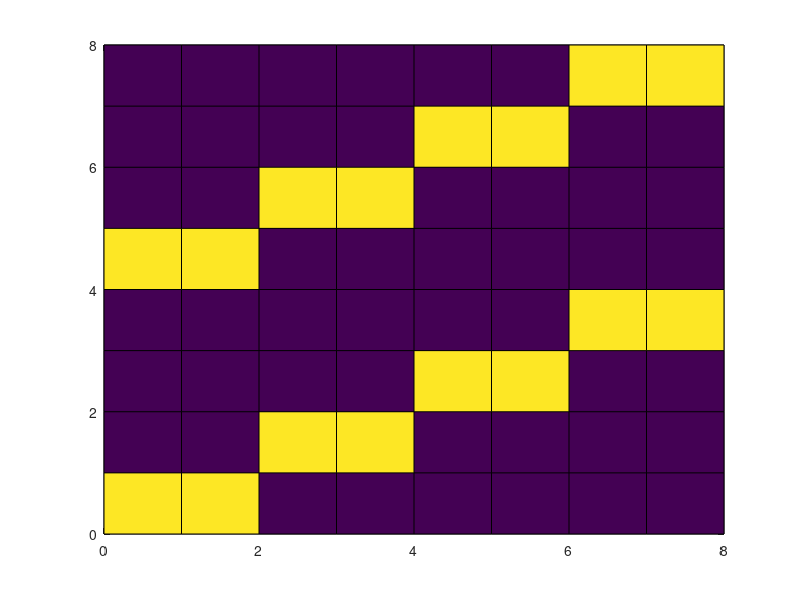

The MATLAB source for this figure: (Note: this script raises an error after producing the figure.)
clear;
clc;
rng(1992)
%Entering values:

%Variable values (info. up to 23-07-26 (inclusive)):
p_beat= .5;
steps = 1000000; %Beats to simulate
capacity = 3; %Of simultaneous bay-service
beat = 10; %Unit of measurement minutes; 1 beat equals to X minutes
service_beats = 3;
date = "03-08-2026";

% Arrival representations
yes_arrival = [0 0 1];
%b737_arrival = [0 0 1];
no_arrival = [0 0 0];

%Fixed values, does not change:
hours_per_day = 24;
mins_per_hour = 60;

    %should i need "effective days of service"??

%Calculating from above:
p_beat_arrival = p_beat;
p_beat_non_arrival = 1 - (p_beat_arrival);
beats_per_day = (hours_per_day * mins_per_hour) / beat;
%---------------------------P1---------------------------------------------
fprintf("Last time info. updated: %s, where p_beat_: %.4f, and p_non_arrival= %.4f\n", date, p_beat, p_beat_non_arrival)

%Generating all possible states:
h = 3;
b = 3;
valid_states = [];
for p1 = 0:b
    for p2 = 0:b
        for p3 = 0:b
            candidate_state = [p1 p2 p3];
                if sum(candidate_state) <= capacity
                    valid_states(end+1, :) = candidate_state;
                end
            end
     end
end
n_states_raw = size(valid_states, 1);

fprintf("Number of possible states: %d\n", n_states_raw);
fprintf("Possible states generated OK.-\n")


%Trimming to reachable states (J(0:3,3)):
possible_states = valid_states; %56 raw states
reachable_states = zeros(1, h); %Starting from 'empty state'
state_to_check = 1;

while state_to_check <= size(reachable_states, 1)
    current_state = reachable_states(state_to_check, :);
    shifted_state = [current_state(2:end), 0]; %Shifting state
    possible_next_states = shifted_state; %no arrival
    candidate_state = shifted_state; %e190 arrival
    candidate_state(service_beats) = candidate_state(service_beats) + 1;

    if sum(candidate_state) <= capacity
        possible_next_states(end+1, :) = candidate_state;
    end
   
    for next = 1:size(possible_next_states, 1) %possible next states
        candidate_state = possible_next_states(next, :);
        is_possible = ismember(candidate_state, possible_states, "rows");
        reached_OK = ismember(candidate_state, reachable_states, "rows");
        if is_possible && ~reached_OK
            reachable_states(end+1, :) = candidate_state;
        end
    end
    state_to_check = state_to_check + 1; %move to the next state
end

valid_states = reachable_states;
n_states = size(valid_states, 1);

discarded_states = n_states_raw - n_states;

fprintf("Number of reachable states: %d. Hence, %d states were discarded.\n", n_states, discarded_states);

fprintf("Reachable states are:\n");
disp(valid_states);

fprintf("\n--------------------------P1 RUN OK--------------------------\n")
%---------------------------P2---------------------------------------------

P_trans_matrix = zeros(n_states, n_states);

%Initialising rejection vectors:
reject_arrival = zeros(n_states, 1);

for current_state_number = 1:n_states
    current_state = valid_states(current_state_number, :);
    shifted_state = [current_state(2:end), 0]; %Shift, then append 0

%---Event 1: No arrival
    next_state = shifted_state;
    next_state_number = find(all(valid_states == next_state, 2)); %Finding state
    if isempty(next_state_number)
        fprintf("'No arrival' state was not found:\n")
        disp(next_state)
    end

    P_trans_matrix(current_state_number, next_state_number) = (P_trans_matrix(current_state_number, next_state_number) + p_beat_non_arrival); %Adding "p_non_arrival" to Trans. matrix "P"

%---Event 2: an arrival?
    candidate_state = shifted_state;
    candidate_state(service_beats) = candidate_state(service_beats) + 1;
    if sum(candidate_state) <= capacity
        next_state = candidate_state; %Accepted
    else
        next_state = shifted_state; %Rejected
        reject_arrival(current_state_number) = p_beat;
    end
    next_state_number = find(all(valid_states == next_state, 2)); %Finding state
    if isempty(next_state_number)
        fprintf("Following 'e190' state was not found:\n")
        disp(next_state)
    end
    P_trans_matrix(current_state_number, next_state_number) = (P_trans_matrix (current_state_number, next_state_number) + p_beat); %Adding "p_beat_e190" to Trans. matrix "P"
end

fprintf("Transition matrix (P), with arrival probs. = Markov matrix generated OK.-\n")
%disp(P_trans_matrix)

fprintf("Row sums (should all be 1, otherwise check that row's probs):\n")
disp(sum(P_trans_matrix, 2).')


%Heatmap plot in white and red:
red_map = [ones(256,1), linspace(1,0,256)', linspace(1,0,256)'];
P_plot = [P_trans_matrix, nan(n_states,1);nan(1,n_states + 1)];
figure;
matrix_plot = pcolor(0:n_states, 0:n_states, P_plot);
matrix_plot.EdgeColor = [0.75 0.75 0.75];
matrix_plot.LineWidth = 0.3;
colormap(red_map);
clim([0 max(P_trans_matrix(:))]);
ax = gca;
ax.XAxisLocation = "top";
ax.YDir = "reverse";
ax.FontSize = 12;
ax.XTick = 0.5:1:n_states;
ax.YTick = 0.5:1:n_states;
state_labels = join(string(valid_states), " ", 2);
ax.XTickLabel = state_labels;
ax.YTickLabel = state_labels;
axis tight;
axis square;
xlabel("Following state", "FontSize", 14);
ylabel("Current state","FontSize", 14);
title("Transition probability matrix 'P' for J(0:3,3)","FontSize", 20);
c = colorbar;
c.FontSize = 14;
c.Label.String = "Transition probability";
xtickangle(ax,0);
ytickangle(ax,0);
ax.XTickLabelRotationMode = "manual";
fprintf("\n--------------------------P2 RUN OK--------------------------\n")
%---------------------------P3---------------------------------------------

%Step 3 - Checking whether a distribution (vector v) is stationary for P (transition matrix):
    [eig_vector, eig_value] = eig (P_trans_matrix');
    eigenvalues = diag(eig_value); %extracting eigenvalue
    fprintf("Eigenvalues:\n")
    disp(diag(eig_value'))
    tolerance = 0.00001;
    column_eig = find(abs(eigenvalues - 1) < tolerance); %Automatically choosing the column with the value closer to 1
    fprintf("Number of eigenvalues equal to 1: %d\n", length(column_eig))
    if length(column_eig) ~= 1
        fprintf("There is %d egenvalues equal to 1!", length(column_eig))
    end
    fprintf("Selected eigenvector column: %d\n", column_eig)
    v = eig_vector(:, column_eig); % extracting eigenvector
    v = v / sum(v); %Normalising the eigenvector (so the probs add to 1)
    fprintf("Double checking (v * P = v)") %Double checking selection is correct
    v_step = v' * P_trans_matrix;
    diff_v = norm(v_step - v'); % Difference between v and v*P (should be close to zero)
    fprintf("    Difference (should be close to 0): %.10f\n", diff_v)
    fprintf("    Used tolerance: %.4d\n", tolerance);
    if diff_v < tolerance
        fprintf("    -> v IS the stationary distribution\n")
    else
        fprintf("    -> v is NOT the stationary distribution, please check it again\n")
    end

    fprintf("Theoretical stationary distribution:\n")
    disp(v')
    

    number_eigenvalues = length(eigenvalues);
    eigenvalue_modulo = abs(eigenvalues);
    figure;
    eigenvalue_bars = bar(1:number_eigenvalues, eigenvalue_modulo);
    xlabel("Eigenvector column", "FontSize", 14);
    ylabel("Absolute eigenvalue (|\lambda|)", "FontSize", 14);
    title("J(0:3,3) - Absolute values of the transition matrix eigenvalues", "FontSize", 16);
    xticks(1:number_eigenvalues);
    ylim([0, 1]);

fprintf("\n--------------------------P3 RUN OK--------------------------\n")
%---------------------------P4---------------------------------------------
%Iteration to check convergence to the stationary distribution:
%Starting from a single state, randomly jumping to neighbours
% Recording visit frequency to approximate stationary distribution


%Plus, Im going to plot to visually represent the distribution convergence,
%the distance will be measured using residual sum of squares (RSS), which
%shows how far the current position (or current distribution) is from the
%theoretical stationary ditribution (v).
%Intuitively the smaller RSS, the closer to v.

fprintf("For h=3; capacity=3:\n")
%---------------------Starting point: p0(1)--------------------------------
fprintf("\n________________________SIMULATION 1________________________\n")
fprintf("Starting from State (p0(1)):\n") 
curr_state = find(all(valid_states == [0 0 0], 2), 1); %Starting from [0 0 0]
visit_count = zeros (1, n_states);%To store state visits at each step
rss_time_state1 = zeros (steps, 1); %To store RSS at each step
state_history1 = zeros(steps,1); %To store States at each step
simulation_counter1 = 0; %Seated e190
rejected_counter1 = 0; %Rejected 737
fprintf("    Set starting state:")
disp(curr_state)
fprintf("    Visit counts set to 0.-")

for time = 1:steps
    prev_state = curr_state;
    current_vec = valid_states(prev_state, :);
    shifted_vec = [current_vec(2:end), 0]; %Depart + shift
    r = rand;
    if r < p_beat_non_arrival %Event 1: No arrival
        next_vec = shifted_vec;
    elseif r < p_beat_non_arrival + p_beat% Event 2: arrival
        candidate_vec = shifted_vec;
        candidate_vec(service_beats) = candidate_vec(service_beats) + 1;
        if sum(candidate_vec) <= capacity
            next_vec = candidate_vec; %Seated
            simulation_counter1 = simulation_counter1 + 1;
        else
            next_vec = shifted_vec; %Rejected
            rejected_counter1 = rejected_counter1 + 1;
        end
    end
    
    curr_state = find(all(valid_states == next_vec, 2), 1);
    state_history1(time) = curr_state;
    visit_count(curr_state) = visit_count(curr_state) +1;
    observed_distr = visit_count/time;
    rss_time_state1(time) = sum ((observed_distr - v').^2);
end

sim_seated_total1 = simulation_counter1;
sim_rejected_total1 = rejected_counter1;
sim_arrivals_total1 = sim_seated_total1 + sim_rejected_total1;
sim_rejection_rate1 = (rejected_counter1/(simulation_counter1+rejected_counter1))*100;
sim_rejection_rate_total1 = (sim_rejected_total1/sim_arrivals_total1)*100;
sim_arrivals1 = simulation_counter1+ rejected_counter1;

sim_arr_beat1  = sim_arrivals1/steps;
sim_serv_beat1= simulation_counter1/steps;
sim_rej_beat1 = rejected_counter1/steps;


fprintf("\n\nRESULTS - From State 1 [0 0 0] (empty):\n")

fprintf("After %d beats:\n", steps)
fprintf(" -e190:\n")
fprintf("    Arrivals: %d\n", sim_arrivals1)
fprintf("    Effectively seated: %d\n", simulation_counter1)
fprintf("    Rejected: %d\n", rejected_counter1)


fprintf("\nPer beat:\n")
fprintf(" \n    Arrivals %.4f\n    Effectively seated %.4f\n    Rejected: %.4f\n", sim_arr_beat1, sim_serv_beat1, sim_rej_beat1)


fprintf("\n    Rejection rate total: %.4f%%\n", sim_rejection_rate_total1)
fprintf("    Rejection rate e190: %.4f%%\n", sim_rejection_rate1)

%---------------------Starting point: p0(8)--------------------------------
fprintf("\n")
fprintf("\n________________________SIMULATION 2________________________\n")
%	State 8	->	[1 1 1] 

curr_state = find(all(valid_states == [1 1 1], 2), 1); %Starting from [1 1 1]
fprintf("Starting from State (p0(%d)):\n", curr_state)
visit_count = zeros (1, n_states); %To count states at each visit
rss_time_state2 = zeros (steps, 1); %To store RSS at each step
state_history2 = zeros(steps,1); %To store States at each step
simulation_counter2 = 0; %Seated
rejected_counter2 = 0; %Rejected

fprintf("    Set starting state:")
disp(curr_state)
fprintf("    Visit counts set to 0.-")

for time = 1:steps
prev_state = curr_state;
    current_vec = valid_states(prev_state, :);
    shifted_vec = [current_vec(2:end), 0];   %Depart + shift
    r = rand;
    if r < p_beat_non_arrival %Event 1: No arrival
        next_vec = shifted_vec;
    elseif r < p_beat_non_arrival + p_beat%Event 2:arrival
        candidate_vec = shifted_vec;
        candidate_vec(service_beats) = candidate_vec(service_beats) + 1;
        if sum(candidate_vec) <= capacity
            next_vec = candidate_vec; %Seated
            simulation_counter2 = simulation_counter2 + 1;
        else
            next_vec = shifted_vec; %Rejected
            rejected_counter2 = rejected_counter2 + 1;
        end
    end
 
    curr_state = find(all(valid_states == next_vec, 2), 1);
    state_history2(time) = curr_state;
    visit_count(curr_state) = visit_count(curr_state) + 1;
    observed_distr = visit_count/time;
    rss_time_state2(time) = sum((observed_distr - v').^2);
end

sim_seated_total2 = simulation_counter2;
sim_rejected_total2 = rejected_counter2;
sim_arrivals_total2 = sim_seated_total2 + sim_rejected_total2;
sim_rejection_rate2 = (rejected_counter2/(simulation_counter2+rejected_counter2))*100;
sim_rejection_rate_total2 = (sim_rejected_total2/sim_arrivals_total2)*100;
sim_arrivals2 = simulation_counter2 + rejected_counter2;

sim_arr_beat2 = sim_arrivals2/steps;
sim_serv_beat2 = simulation_counter2/steps;
sim_rej_beat2 = rejected_counter2/steps;

sim_arr_beat2_total  = sim_arrivals_total2/steps;
sim_serv_beat2_total = sim_seated_total2/steps;
sim_rej_beat2_total  = sim_rejected_total2/steps;

fprintf("\n\nRESULTS - From State 8 [1 1 1] (full):\n")

fprintf("After %d beats:\n", steps)
fprintf(" :\n")
fprintf("    Arrivals: %d\n", sim_arrivals2)
fprintf("    Effectively seated: %d\n", simulation_counter2)
fprintf("    Rejected: %d\n", rejected_counter2)

fprintf(" -Total:\n")
fprintf("    Arrivals: %d\n", sim_arrivals_total2)
fprintf("    Serviced: %d\n", sim_seated_total2)
fprintf("    Rejected: %d\n", sim_rejected_total2)


fprintf("\nPer beat:\n")
fprintf(" \n    Arrivals %.4f\n    Effectively seated %.4f\n    Rejected: %.4f\n", sim_arr_beat2, sim_serv_beat2, sim_rej_beat2)
fprintf(" -Total:\n    Arrivals %.4f\n    Effectively seated %.4f\n    Rejected: %.4f\n", sim_arr_beat2_total, sim_serv_beat2_total, sim_rej_beat2_total)


fprintf("\n    Rejection rate total: %.4f%%\n", sim_rejection_rate_total2)
fprintf("    Rejection rate: %.4f%%\n", sim_rejection_rate2)

fprintf("\n___________RSS DIFF. VALUES FOR MY REPORT___________\n")
checkpoints = [10, 1000, 100000, steps];
fprintf("Step\t\tEmpty start\t\tFull start\n");
for checkpoint = 1:length(checkpoints)
    fprintf("%d\t\t%.6e\t\t%.6e\n", checkpoints(checkpoint), rss_time_state1(checkpoints(checkpoint)), rss_time_state2(checkpoints(checkpoint)));
end



%------------Warm up time together in log: p0(1) & p0(39)------------------

figure;
loglog(1:steps, rss_time_state1, 'LineWidth', 1.2); % empty start
hold on;
loglog(1:steps, rss_time_state2, 'LineWidth', 1.2); % full start
hold off;
xlabel("Number of steps - log scale", "FontSize", 14);
ylabel("Residual Sum of Squares (RSS) - log scale", "FontSize", 14);
title("J(0:3,3) - Warm up time comparison: empty vs. full start", "FontSize", 16);
legend("Started empty [0 0 0]", "Started full [1 1 1]", "Location", "northeast", "FontSize", 12);

%-----------------Both together - visit freq: p0(1) & p0(8)---------------

freq_from_empty = zeros(n_states, 1); %starting from [0 0 0]
freq_from_full = zeros(n_states, 1); %starting from [1 1 1]

%Normalising:
for state = 1:n_states
    freq_from_empty(state) = sum(state_history1 == state) / steps;
    freq_from_full(state)  = sum(state_history2 == state) / steps;
end

state_labels = join(string(valid_states), "", 2);
comparison_values = [v, freq_from_empty, freq_from_full];

[ranked_v, ranked_order] = sort(v, "descend");
ranked_state_labels = state_labels(ranked_order);
ranked_freq_empty = freq_from_empty(ranked_order);
ranked_freq_full = freq_from_full(ranked_order);
ranked_comparison_values = [ranked_v, ranked_freq_empty, ranked_freq_full];
cumulative_v = cumsum(ranked_v) * 100;
cumulative_empty = cumsum(ranked_freq_empty) * 100;
cumulative_full = cumsum(ranked_freq_full) * 100;

%Ranking all states
figure;
bar(ranked_comparison_values);
xticks(1:n_states);
xticklabels(ranked_state_labels);
xtickangle(90);
xlabel("States ranked by theoretical probability", "FontSize", 14);
ylabel("Long-run probability", "FontSize", 14);
title("J(0:3,3) - Theoretical vs. simulated frequencies ", "FontSize", 16);
legend("Theory (v)", "Simulated - started empty [0 0 0]", "Simulated - started full [1 1 1]", "Location", "northeast", "FontSize", 12);

%Ranked values:
state_labels = join(string(valid_states), "", 2);
fprintf("\nRANKING OF STATES\n")
fprintf("Rank   State   Theory   Empty start    Full start    Cum. theory     Cum. empty     Cum. full     \n")

for rank_number = 1:min(10, n_states)
    fprintf("%d\t%s\t%.4f\t\t%.4f\t\t%.4f\t\t%.4f\t\t%.4f\t\t%.4f\n", ...
        rank_number, char(ranked_state_labels(rank_number)), ranked_v(rank_number) * 100,...
        ranked_freq_empty(rank_number) * 100, ranked_freq_full(rank_number) * 100, ...
        cumulative_v(rank_number), cumulative_empty(rank_number), ...
        cumulative_full(rank_number));
end

fprintf("\n--------------------------P4 RUN OK--------------------------\n")


%---------------------------P5---------------------------------------------
%========== (1) Theoretical occupancy =========================
%Checking theoretical long-term bay occupancy to answer: "how full will the system be?":
p_empty = 0; %starting counter of 0 bays busy
p_busy_bay_1 = 0; %starting counter of 1 bay busy
p_busy_bay_2 = 0; %starting counter of 2 bays busy
p_full = 0; %starting counter of 3 bays busy

for state = 1:n_states
    occupancy_now = sum(valid_states(state, :));
    if occupancy_now == 0
        p_empty = p_empty + v(state);
    elseif occupancy_now == 1
        p_busy_bay_1 = p_busy_bay_1 + v(state);
    elseif occupancy_now == 2
        p_busy_bay_2 = p_busy_bay_2 + v(state);
    elseif occupancy_now == 3
        p_full = p_full + v(state);
    end
end

double_check_prob = p_empty + p_busy_bay_1 + p_busy_bay_2 + p_full;

fprintf("Theoretical long-run occupancy shares (from v):\n")
fprintf("   P(all bays empty)  = %.4f\n", p_empty)
fprintf("   P(1 bay busy)     = %.4f\n", p_busy_bay_1)
fprintf("   P(2 bays busy)    = %.4f\n", p_busy_bay_2)
fprintf("   P(full)   = %.4f\n", p_full)
fprintf("   Check (should sum to 1): %.4f\n", double_check_prob)

mean_busy_bays = 0*p_empty + 1*p_busy_bay_1 + 2*p_busy_bay_2 + 3*p_full;
utilisation = mean_busy_bays / capacity;
fprintf("   Mean number of busy bays = %.4f of %d\n", mean_busy_bays, capacity)
fprintf("   Long-run utilisation = %.2f%%\n", utilisation * 100)

%========== (2) Theoretical serviced and rejected =========================
%Counting planes that are being, theoretically in the long term, served and rejected:

served_per_beat = 0; %starting counter from 0
rejected_per_beat = 0; %starting counter from 0

for state = 1:n_states
    shifted_state = [valid_states(state, 2:end), 0];
    candidate_state = shifted_state;
    candidate_state(service_beats) = candidate_state(service_beats) + 1;
    if sum(candidate_state) <= capacity
        served_per_beat = served_per_beat + v(state) * p_beat;
    else
        rejected_per_beat = rejected_per_beat + v(state) * p_beat;
    end
end

%Per beat:
%---Both:
served_total_per_beat   = served_per_beat;
rejected_total_per_beat = rejected_per_beat;

%Per day counters:
%---e190:
serviced_per_day = served_per_beat * beats_per_day;
rejected_per_day = rejected_per_beat * beats_per_day;
arrival_per_day = p_beat* beats_per_day;

fprintf("\nThe expected parameters in the theoretical long run p/plane-p/beat are as follows:\n")
fprintf("Note: arrival rates were estimated from ADL Airport data using Python.\n")
fprintf("Aircraft\tArrivals\tRejected\tServiced\n")
fprintf(" \t\t%.4f\t\t%.4f\t\t%.4f\n", p_beat, rejected_per_beat, served_per_beat);
fprintf("Total\t\t%.4f\t\t%.4f\t\t%.4f\n", p_beat_arrival, rejected_total_per_beat, served_total_per_beat);


fprintf("\n\nThe expected parameters in the theoretical long run p/plane-p/day are as follows:\n")
fprintf("Aircraft\tArrivals\tRejected\tServiced\n")

fprintf("E190\t\t%.4f\t\t%.4f\t\t%.4f\n", arrival_per_day, rejected_per_day, serviced_per_day);

fprintf("\n--------------------------P5 RUN OK--------------------------\n")


%---------------------------P6--------------------------------------------
%========== (1) Occupancy: theory vs, simulated =========================
%Theory (p_empty..p_full) from P6. Simulated summed from freq_from_empty.
sim_occ = zeros(4, 1); %positions = 0,1,2,3 bays busy
for state = 1:n_states
    occupancy_now = sum(valid_states(state,:));
    sim_occ(occupancy_now + 1) = sim_occ(occupancy_now + 1) + freq_from_empty(state);
end
theo_occ = [p_empty; p_busy_bay_1; p_busy_bay_2; p_full];

figure;
bar(0:3,[theo_occ, sim_occ]); %two bars per occupancy level
xlabel("Number of busy bays", "FontSize", 14);
ylabel("Long-term probability", "FontSize", 14);
title("J(0:3,3) - System occupancy levels: theory (v) vs. simulated (started empty)", "FontSize", 16);
legend("Theory (v)", "Simulated - started empty [0 0 0]", "FontSize", 12);

%Puede ser un dato por tabla

fprintf("Plot generated OK.-\n--------------------------P6 RUN OK--------------------------\n")

%---------------------------P7--------------------------------------------
%Sensitivity: how does rejection rate change if arrivals increasing?

next_N = zeros(n_states, 1);%after "no arrival"
next_S = zeros(n_states, 1);%after an arrival
for state = 1:n_states
    current_vec = valid_states(state, :);
    shifted_vec = [current_vec(2:end), 0];
    next_N(state) = find(all(valid_states == shifted_vec, 2), 1);%no arrival
    candidate_vec = shifted_vec;%arrival
    candidate_vec(service_beats) = candidate_vec(service_beats) + 1;
    if sum(candidate_vec) > capacity
        candidate_vec = shifted_vec;%rejected
    end
    next_S(state) = find(all(valid_states == candidate_vec, 2), 1);
end

% Arrival-probability amplification
factor_min = 0;
factor_step = 0.1;
factor_max = 2;
amplified = factor_min:factor_step:factor_max;
x_ampli = zeros(length(amplified), 1);
y_ampli = zeros(length(amplified), 1);

for m = 1:length(amplified)
    p_amplified = p_beat * amplified(m);
    p_n_amplified = 1 - p_amplified;
    P_trans_matrix_amplified = zeros(n_states, n_states);
    for state = 1:n_states
        P_trans_matrix_amplified(state, next_N(state)) = P_trans_matrix_amplified(state, next_N(state)) + p_n_amplified;
        P_trans_matrix_amplified(state, next_S(state)) =P_trans_matrix_amplified(state, next_S(state))+ p_amplified;
    end
    % Stationary distribution for the amplified model
    [eig_vec_ampli, eig_val_ampli] = eig(P_trans_matrix_amplified');
    eigenvalues_ampli = diag(eig_val_ampli);
    [~, col] = min(abs(eigenvalues_ampli - 1));
    v_ampli = real(eig_vec_ampli(:, col));
    v_ampli = v_ampli / sum(v_ampli);

    % Long-run probability that an arrival is rejected
    reject_prob = 0;
    for state = 1:n_states
        shifted_vec = [valid_states(state, 2:end), 0];
        candidate_vec = shifted_vec;
        candidate_vec(service_beats) = candidate_vec(service_beats) + 1;
        if sum(candidate_vec) > capacity
            reject_prob = reject_prob + v_ampli(state);
        end
    end
    x_ampli(m) = p_amplified;
    y_ampli(m) = reject_prob * 100;
end

valid = ~isnan(y_ampli);
figure;
plot(amplified(valid), y_ampli(valid), "-o","LineWidth", 1.5, "MarkerSize", 5);
hold on;
xline(1, "--", "Original estimated arrival probability", "LabelVerticalAlignment", "bottom", "FontSize", 12);
hold off;
xlabel("Arrival-probability multiplier", "FontSize", 14);
ylabel("Theoretical rejection percentage (%)", "FontSize", 14);
title("J(0:3,3) - Effect of amplified arrivals on rejection rate", "FontSize", 16);


fprintf("\n--------------------------P9 RUN OK--------------------------\n")

save("h3_remake.mat", "h", "valid_states", "n_states", ...
    "P_trans_matrix", "eig_vector", "eig_value", "v", "column_eig", ...
    "v_step", "diff_v")

disp("Correctly saved")
